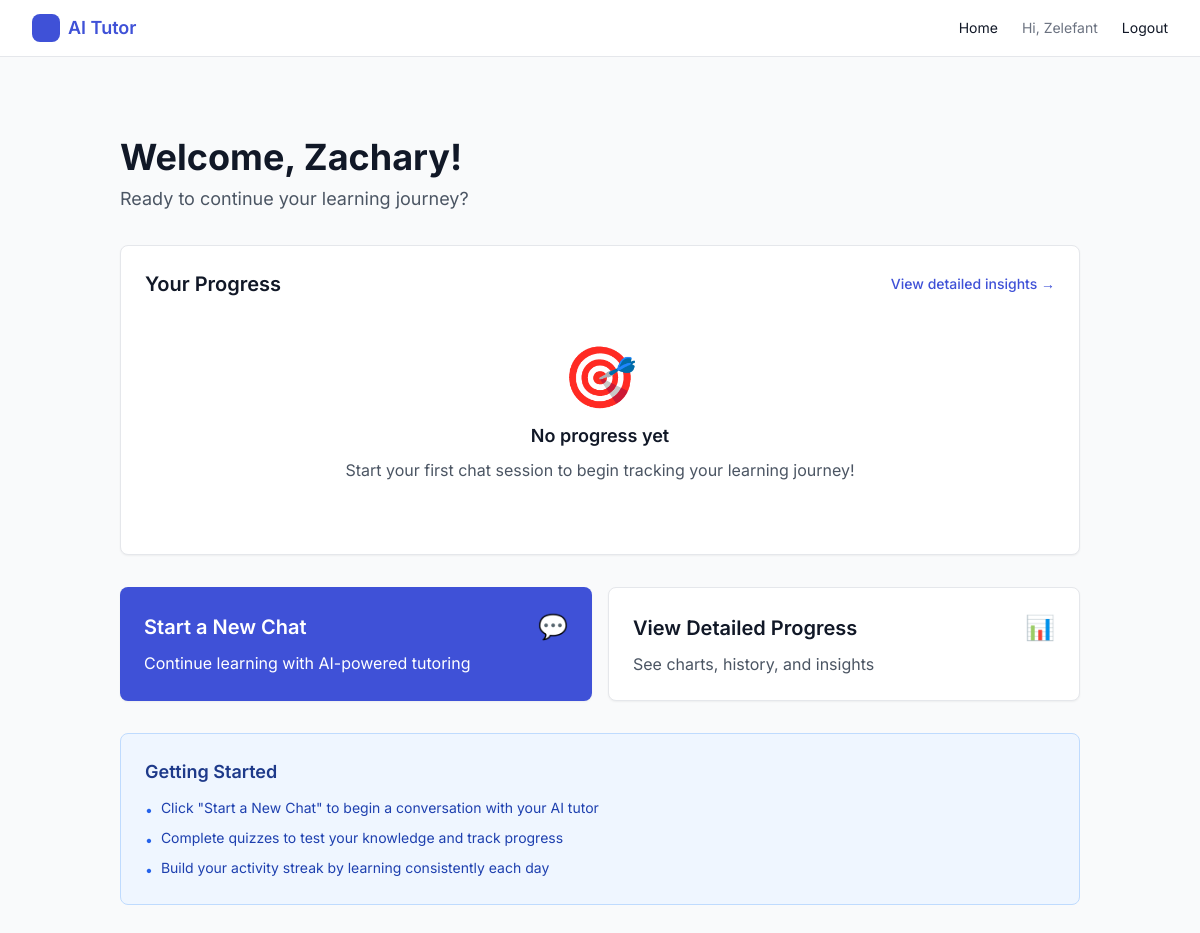
The page /tutor/ (signed in) on the database as committed earlier.
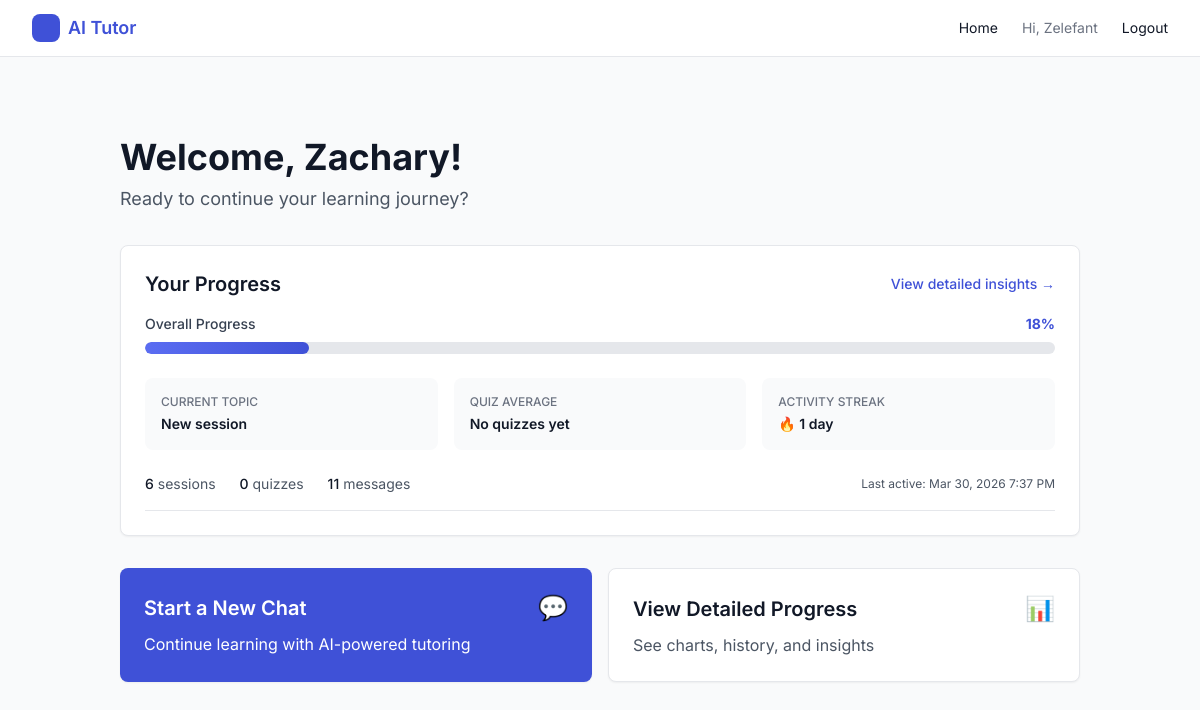
The same page on the database as committed later.
### tutor/models.py (models this page shows, shortened)
class StudentProgress(models.Model):
    user = models.OneToOneField(
        settings.AUTH_USER_MODEL,
        on_delete=models.CASCADE,
        related_name="progress",
        db_index=True
    )
    overall_completion_percent = models.DecimalField(
        max_digits=5,
        decimal_places=2,
        default=0.00,
        help_text="Weighted completion based on quiz scores and session activity"
    )
    current_module = models.CharField(
        max_length=200,
        blank=True,
        help_text="Current topic/module - inferred from most recent session title"
    )
    quiz_average = models.DecimalField(
        max_digits=5,
        decimal_places=2,
        null=True,
        blank=True,
        help_text="Average quiz score across all graded quizzes"
    )
    activity_streak = models.IntegerField(
        default=0,
        help_text="Consecutive days with at least one activity"
    )
    last_activity = models.DateTimeField(
        null=True,
        blank=True,
        help_text="Timestamp of most recent chat or quiz activity"
    )
    total_sessions = models.IntegerField(
        default=0,
        help_text="Total number of chat sessions created"
    )
    total_quizzes = models.IntegerField(
        default=0,
        help_text="Total number of quizzes completed"
    )
    total_messages = models.IntegerField(
        default=0,
        help_text="Total number of user messages sent"
    )
    updated_at = models.DateTimeField(auto_now=True)
    class Meta:
        indexes = [
            models.Index(fields=['user', 'updated_at']),
        ]
        verbose_name_plural = "Student Progress"

### tutor/views.py (the view)
# urls.py: path("", landing_page, name="landing"),
@login_required
def landing_page(request):
    if is_teacher_or_admin(request.user):
        return redirect("dashboard")
    try:
        progress = StudentProgress.objects.get(user=request.user)
    except StudentProgress.DoesNotExist:
        calculate_student_progress(request.user)
        progress = StudentProgress.objects.get(user=request.user)
    quiz_avg = None
    if progress.quiz_average:
        quiz_avg = progress.quiz_average * 100
    context = {
        'progress': progress,
        'quiz_avg': quiz_avg,
        'has_activity': progress.total_sessions > 0 or progress.total_quizzes > 0,
    }
    return render(request, "landing.html", context)

### tutor/utils.py (called while the page is built)
def is_teacher_or_admin(user):
    if not user.is_authenticated:
        return False
    if user.is_superuser:
        return True
    is_teacher = TeacherProfile.objects.filter(user=user).exists()
    is_admin = AdminProfile.objects.filter(user=user).exists()
    return is_teacher or is_admin

### tutor/templates/landing.html (shortened to what this page needs)
{% extends "base.html" %}
{% block content %}
<div class="max-w-5xl mx-auto px-4 sm:px-6 lg:px-8 py-12">
  <div class="mb-8">
    <h1 class="text-4xl font-bold text-gray-900 mb-2">
      Welcome, {{ user.get_full_name|default:user.username }}!
    </h1>
    <p class="text-lg text-gray-600">
      Ready to continue your learning journey?
    </p>
  </div>
  <div class="bg-white rounded-lg shadow-sm border border-gray-200 p-6 mb-8">
    <div class="flex items-center justify-between mb-4">
      <h2 class="text-xl font-semibold text-gray-900">Your Progress</h2>
      <a href="{% url 'progress_detail' %}"
         class="text-sm text-brand-600 hover:text-brand-700 font-medium">
        View detailed insights →
      </a>
    </div>
    {% if has_activity %}
      <div class="mb-6">
        <div class="flex items-center justify-between mb-2">
          <span class="text-sm font-medium text-gray-700">Overall Progress</span>
          <span class="text-sm font-bold text-brand-600">{{ progress.overall_completion_percent|floatformat:0 }}%</span>
        </div>
        <div class="w-full bg-gray-200 rounded-full h-3 overflow-hidden">
          <div class="bg-gradient-to-r from-brand-500 to-brand-600 h-3 rounded-full transition-all duration-500"
               style="width: {{ progress.overall_completion_percent }}%">
          </div>
        </div>
      </div>
      <div class="grid grid-cols-1 md:grid-cols-3 gap-4 mb-6">
        <div class="bg-gray-50 rounded-lg p-4">
          <div class="text-xs font-medium text-gray-500 uppercase mb-1">Current Topic</div>
          <div class="text-sm font-semibold text-gray-900 truncate">
            {{ progress.current_module|default:"No active topic" }}
          </div>
        </div>
        <div class="bg-gray-50 rounded-lg p-4">
          <div class="text-xs font-medium text-gray-500 uppercase mb-1">Quiz Average</div>
          <div class="text-sm font-semibold text-gray-900">
            {% if quiz_avg %}
              {{ quiz_avg|floatformat:1 }}%
            {% else %}
              No quizzes yet
            {% endif %}
          </div>
        </div>
        <div class="bg-gray-50 rounded-lg p-4">
          <div class="text-xs font-medium text-gray-500 uppercase mb-1">Activity Streak</div>
          <div class="text-sm font-semibold text-gray-900">
            {% if progress.activity_streak > 0 %}
              🔥 {{ progress.activity_streak }} day{{ progress.activity_streak|pluralize }}
            {% else %}
              Start today!
            {% endif %}
          </div>
        </div>
      </div>
      <div class="flex items-center gap-6 text-sm text-gray-600 pb-4 border-b border-gray-200">
        <div>
          <span class="font-medium text-gray-900">{{ progress.total_sessions }}</span> session{{ progress.total_sessions|pluralize }}
        </div>
        <div>
          <span class="font-medium text-gray-900">{{ progress.total_quizzes }}</span> quiz{{ progress.total_quizzes|pluralize:"zes" }}
        </div>
        <div>
          <span class="font-medium text-gray-900">{{ progress.total_messages }}</span> message{{ progress.total_messages|pluralize }}
        </div>
        {% if progress.last_activity %}
        <div class="ml-auto text-xs">
          Last active: {{ progress.last_activity|date:"M j, Y g:i A" }}
        </div>
        {% endif %}
      </div>
    {% else %}
      <div class="text-center py-8">
        <div class="text-6xl mb-4">🎯</div>
        <h3 class="text-lg font-semibold text-gray-900 mb-2">
          No progress yet
        </h3>
        <p class="text-gray-600 mb-4">
          Start your first chat session to begin tracking your learning journey!
        </p>
      </div>
    {% endif %}
  </div>
  <div class="grid grid-cols-1 md:grid-cols-2 gap-4">
    <a href="{% url 'chat' %}"
       class="group bg-brand-600 hover:bg-brand-700 text-white rounded-lg p-6 shadow-sm transition-all duration-200 hover:shadow-md">
      <div class="flex items-center justify-between mb-2">
        <h3 class="text-xl font-semibold">Start a New Chat</h3>
        <span class="text-2xl group-hover:translate-x-1 transition-transform">💬</span>
      </div>
      <p class="text-brand-100">
        Continue learning with AI-powered tutoring
      </p>
    </a>
    <a href="{% url 'progress_detail' %}"
       class="group bg-white hover:bg-gray-50 text-gray-900 rounded-lg p-6 shadow-sm border border-gray-200 transition-all duration-200 hover:shadow-md">
      <div class="flex items-center justify-between mb-2">
        <h3 class="text-xl font-semibold">View Detailed Progress</h3>
        <span class="text-2xl group-hover:translate-x-1 transition-transform">📊</span>
      </div>
      <p class="text-gray-600">
        See charts, history, and insights
      </p>
    </a>
  </div>
  {% if not has_activity %}
  <div class="mt-8 bg-blue-50 border border-blue-200 rounded-lg p-6">
    <h3 class="text-lg font-semibold text-blue-900 mb-3">Getting Started</h3>
    <ul class="space-y-2 text-sm text-blue-800">
      <li class="flex items-start gap-2">
        <span class="text-blue-600 mt-0.5">•</span>
        <span>Click "Start a New Chat" to begin a conversation with your AI tutor</span>
      </li>
      <li class="flex items-start gap-2">
        <span class="text-blue-600 mt-0.5">•</span>
        <span>Complete quizzes to test your knowledge and track progress</span>
      </li>
      <li class="flex items-start gap-2">
        <span class="text-blue-600 mt-0.5">•</span>
        <span>Build your activity streak by learning consistently each day</span>
      </li>
    </ul>
  </div>
  {% endif %}
</div>
{% endblock %}

### tutor/templates/base.html (shortened to what this page needs)
<!DOCTYPE html>
<html lang="en">
<head>
  <script src="https://cdn.tailwindcss.com"></script>
</head>
<body class="bg-gray-50 text-gray-900">
  <nav class="bg-white border-b border-gray-200">
    <div class="max-w-7xl mx-auto px-4 sm:px-6 lg:px-8 h-14 flex items-center justify-between">
      <a href="/" class="flex items-center gap-2 font-semibold text-brand-600 text-lg">
        <div class="h-7 w-7 bg-brand-600 rounded-lg"></div>
        AI Tutor
      </a>
      <div class="flex items-center gap-6 text-sm">
        <a href="/" class="hover:text-brand-700">Home</a>
        {% if user.is_authenticated %}
          <span class="text-gray-500">Hi, {{ user.username }}</span>
          <form action="/logout/" method="post" class="inline">
            <button type="submit" class="hover:text-brand-700">Logout</button>
          </form>
        {% else %}
          <a href="/login/" class="hover:text-brand-700">Login</a>
          <a href="/signup/" class="hover:text-brand-700">Signup</a>
        {% endif %}
      </div>
    </div>
  </nav>
  <main class="max-w-7xl mx-auto px-4 sm:px-6 lg:px-8 py-8">
    {% block content %}{% endblock %}
  </main>
</body>
</html>

### tutor/templates/base.html (style rules this page uses)
body { font-family: 'Inter', system-ui, sans-serif; }

Rows that differ between the two databases and show on the page:
now on this page (row edited): StudentProgress: overall_completion_percent "18", current_module "New session", activity_streak "1", total_sessions "6", total_quizzes "0", total_messages "11", last_activity "Mar 30, 2026 7:37 PM"
changed StudentProgress: overall_completion_percent 0 → 18 (drawn)
Other text that changed with them:
text no longer shown: "🎯 No progress yet Start your first chat session to begin tracking your learning journey! Getting Started • Click \"Start a New Chat\" to begin a conversation with your AI tutor • Complete quizzes to test your knowledge and track progress • Build your activity streak by learning consistently each day"
text now shown: "Overall Progress % CURRENT TOPIC QUIZ AVERAGE No quizzes yet ACTIVITY STREAK 🔥 day session quiz message Last active:"
